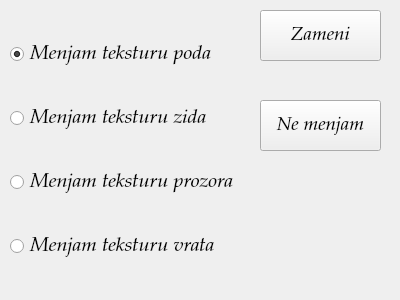
<?xml version="1.0" encoding="UTF-8"?>
<ui version="4.0">
 <class>SelectingForm</class>
 <widget class="QWidget" name="SelectingForm">
  <property name="geometry">
   <rect>
    <x>0</x>
    <y>0</y>
    <width>400</width>
    <height>300</height>
   </rect>
  </property>
  <property name="sizePolicy">
   <sizepolicy hsizetype="Fixed" vsizetype="Fixed">
    <horstretch>0</horstretch>
    <verstretch>0</verstretch>
   </sizepolicy>
  </property>
  <property name="windowTitle">
   <string>Zamena tekstura</string>
  </property>
  <property name="windowIcon">
   <iconset theme="Qt"/>
  </property>
  <widget class="QWidget" name="verticalLayoutWidget">
   <property name="geometry">
    <rect>
     <x>10</x>
     <y>10</y>
     <width>234</width>
     <height>281</height>
    </rect>
   </property>
   <layout class="QVBoxLayout" name="verticalLayout">
    <item>
     <widget class="QRadioButton" name="radioButton">
      <property name="font">
       <font>
        <family>URW Palladio L</family>
        <pointsize>15</pointsize>
        <italic>true</italic>
       </font>
      </property>
      <property name="cursor">
       <cursorShape>PointingHandCursor</cursorShape>
      </property>
      <property name="text">
       <string>Menjam teksturu poda</string>
      </property>
      <property name="checked">
       <bool>true</bool>
      </property>
     </widget>
    </item>
    <item>
     <widget class="QRadioButton" name="radioButton_2">
      <property name="font">
       <font>
        <family>URW Palladio L</family>
        <pointsize>15</pointsize>
        <italic>true</italic>
       </font>
      </property>
      <property name="cursor">
       <cursorShape>PointingHandCursor</cursorShape>
      </property>
      <property name="text">
       <string>Menjam teksturu zida</string>
      </property>
     </widget>
    </item>
    <item>
     <widget class="QRadioButton" name="radioButton_3">
      <property name="font">
       <font>
        <family>URW Palladio L</family>
        <pointsize>15</pointsize>
        <italic>true</italic>
       </font>
      </property>
      <property name="cursor">
       <cursorShape>PointingHandCursor</cursorShape>
      </property>
      <property name="text">
       <string>Menjam teksturu prozora</string>
      </property>
     </widget>
    </item>
    <item>
     <widget class="QRadioButton" name="radioButton_4">
      <property name="font">
       <font>
        <family>URW Palladio L</family>
        <pointsize>15</pointsize>
        <italic>true</italic>
       </font>
      </property>
      <property name="cursor">
       <cursorShape>PointingHandCursor</cursorShape>
      </property>
      <property name="text">
       <string>Menjam teksturu vrata</string>
      </property>
     </widget>
    </item>
   </layout>
  </widget>
  <widget class="QPushButton" name="pushButton">
   <property name="geometry">
    <rect>
     <x>260</x>
     <y>10</y>
     <width>121</width>
     <height>51</height>
    </rect>
   </property>
   <property name="font">
    <font>
     <family>URW Palladio L</family>
     <pointsize>14</pointsize>
     <italic>true</italic>
    </font>
   </property>
   <property name="text">
    <string>Zameni</string>
   </property>
  </widget>
  <widget class="QPushButton" name="pushButton_2">
   <property name="geometry">
    <rect>
     <x>260</x>
     <y>100</y>
     <width>121</width>
     <height>51</height>
    </rect>
   </property>
   <property name="font">
    <font>
     <family>URW Palladio L</family>
     <pointsize>14</pointsize>
     <italic>true</italic>
    </font>
   </property>
   <property name="text">
    <string>Ne menjam</string>
   </property>
  </widget>
 </widget>
 <resources/>
 <connections/>
</ui>
